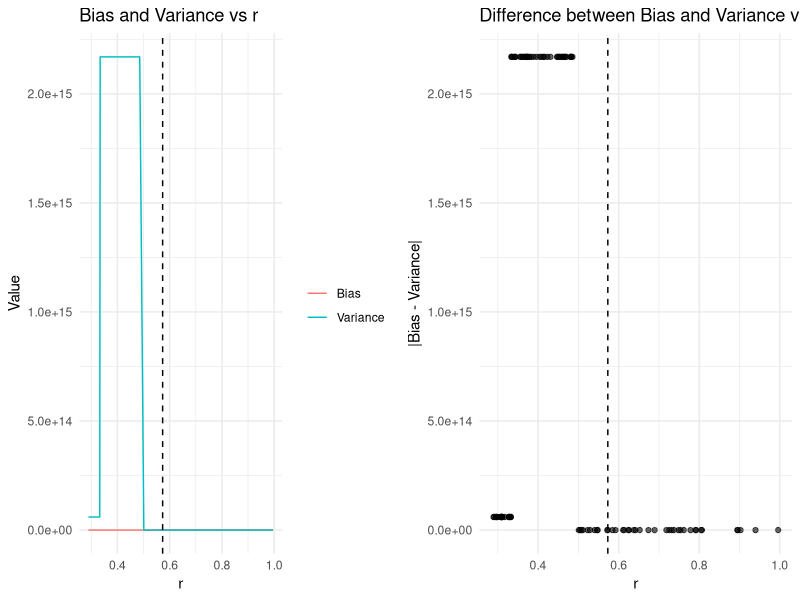

The R script that drew this image:
## ---- chunk 1
knitr::opts_chunk$set(echo = TRUE)
library(MASS)
library(ggplot2)
library(dplyr)
library(gridExtra)
library(mvtnorm)
## ---- chunk 2
simulate_data <- function(n1 = 1000,   # number of target samples
                          n0 = 1000,   # number of source samples
                          d  = 2,      # dimension
                          seed = 123) {
  set.seed(seed)
  
  # --- Generate Source Data (Mixture of Gaussians) ---
  p_source <- 0.5  # mixture proportion (50% from component 1, 50% from component 2)
  
  # Means for the two components in the source mixture
  mu_source1 <- rep(0, d)
  mu_source2 <- rep(3, d)  # shift second component to separate it somewhat
  
  # Covariance matrices for the two source components (identity for simplicity)
  Sigma_source1 <- diag(d)
  Sigma_source2 <- diag(d)
  
  # Allocate memory
  source_data <- matrix(NA, nrow = n1, ncol = d)
  
  # Decide which component each observation belongs to
  z_source <- rbinom(n1, size = 1, prob = p_source)
  
  for (i in seq_len(n1)) {
    if (z_source[i] == 1) {
      source_data[i, ] <- mvrnorm(n = 1, mu = mu_source1, Sigma = Sigma_source1)
    } else {
      source_data[i, ] <- mvrnorm(n = 1, mu = mu_source2, Sigma = Sigma_source2)
    }
  }
  
  # --- Generate Target Data (Another Mixture of Gaussians) ---
  p_target <- 0.7  # mixture proportion for target data
  mu_target1 <- rep(1,  d)   # slightly different mean
  mu_target2 <- rep(-2, d)   # negative shift
  Sigma_target1 <- diag(d) * 0.5  # smaller covariance
  Sigma_target2 <- diag(d) * 2    # larger covariance
  
  # Allocate memory
  target_data <- matrix(NA, nrow = n0, ncol = d)
  
  # Mixture indicator for target distribution
  z_target <- rbinom(n0, size = 1, prob = p_target)
  
  for (i in seq_len(n0)) {
    if (z_target[i] == 1) {
      target_data[i, ] <- mvrnorm(n = 1, mu = mu_target1, Sigma = Sigma_target1)
    } else {
      target_data[i, ] <- mvrnorm(n = 1, mu = mu_target2, Sigma = Sigma_target2)
    }
  }
  
  # Return both datasets
  list(
    source = source_data,
    target = target_data
  )
}

# Example Usage
target_sample_n = 800
source_sample_n = 1000
dimension = 2
sim_data <- simulate_data(n1 = source_sample_n, n0 = target_sample_n, d = dimension, seed = 123)
source_data <- sim_data$source
target_data <- sim_data$target

## ---- chunk 3
# Visualize high dimensional data
## ---- chunk 4
target_sample_n = 800
source_sample_n = 1000
min_sample = min(target_sample_n, source_sample_n)
# Choose parameters
r = 0.5731 # we may use monte-carlo simulation
alpha = log(target_sample_n) / target_sample_n


compute_histogram_ratio <- function(x, target_data, source_data, r) {
  # x is a numeric vector of length d
  # target_data: n0 x d
  # source_data: n1 x d
  # r: numeric radius
  
  n0 <- nrow(target_data)
  n1 <- nrow(source_data)
  
  # Indicator sum for target_data
  # 1/ if distance <= r, 0/ otherwise
  # We'll compute Euclidean distance from x to each row in target_data
  dist_target <- apply(target_data, 1, function(xi) sqrt(sum((xi - x)^2)))
  indicators_target <- (dist_target <= r)
  numerator <- mean(indicators_target)  # (1/n0) sum_i 1(...)
  
  # Indicator sum for source_data
  dist_source <- apply(source_data, 1, function(xi) sqrt(sum((xi - x)^2)))
  indicators_source <- (dist_source <= r)
  denominator <- mean(indicators_source)  # (1/n1) sum_j 1(...)
  
  # Avoid division by zero if the denominator = 0
  if (denominator == 0) {
    ratio <- Inf  # or define a small offset to avoid Inf, e.g. ratio <- numerator / (denominator + 1e-10)
  } else {
    ratio <- numerator / denominator
  }
  
  return(ratio)
}


## ---- chunk 5
# Get parameters for source
source_params <- list(
  mu1 = mean(source_data[,1]),
  sigma1 = sd(source_data[,1]),
  mu2 = mean(source_data[,2]),
  sigma2 = sd(source_data[,2])
  )

# Get parameters for target
target_params <- list(
  mu1 = mean(target_data[,1]),
  sigma1 = sd(target_data[,1]),
  mu2 = mean(target_data[,2]),
  sigma2 = sd(target_data[,2])
  )

# How to arbitrarily choose r(How the Kpotufe does)
# Load necessary libraries


# Function to compute true density ratio
# This needs to be defined based on your data generation process
# For example, if both source and target are mixtures of Gaussians:
compute_true_density_ratio <- function(x, source_params, target_params) {
  # x: matrix of points where to compute the ratio
  # source_params and target_params: list containing means and covariances
  # Assuming both source and target are mixtures of two Gaussians

  # Source density
  p_source <- 0.5 * dmvnorm(x, mean = source_params$mu1, sigma = source_params$sigma1) +
              0.5 * dmvnorm(x, mean = source_params$mu2, sigma = source_params$sigma2)

  # Target density
  p_target <- 0.5 * dmvnorm(x, mean = target_params$mu1, sigma = target_params$sigma1) +
              0.5 * dmvnorm(x, mean = target_params$mu2, sigma = target_params$sigma2)

  # Avoid division by zero
  p_source[p_source == 0] <- 1e-10

  # Density ratio
  omega_true <- p_target / p_source
  return(omega_true)
}

# Function to compute histograms and estimate density ratios
estimate_density_ratio_histogram <- function(source_data, target_data, r, d, num_bins) {
  # Create bin edges based on r
  # Assuming data is scaled to [0,1] in each dimension
  bin_edges <- seq(0, 1, by = r)

  # Function to assign data points to bins
  assign_bins <- function(data, bin_edges) {
    apply(data, 2, function(x) cut(x, breaks = bin_edges, include.lowest = TRUE, labels = FALSE))
  }

  # Assign bins
  source_bins <- assign_bins(source_data, bin_edges)
  target_bins <- assign_bins(target_data, bin_edges)

  # Convert multi-dimensional bins to single indices
  source_indices <- apply(source_bins, 1, function(row) paste(row, collapse = "-"))
  target_indices <- apply(target_bins, 1, function(row) paste(row, collapse = "-"))

  # Count occurrences in each bin
  source_counts <- table(factor(source_indices, levels = unique(c(source_indices, target_indices))))
  target_counts <- table(factor(target_indices, levels = unique(c(source_indices, target_indices))))

  # Convert counts to density estimates
  p_source_hat <- as.numeric(source_counts) / length(source_data[,1])
  p_target_hat <- as.numeric(target_counts) / length(target_data[,1])

  # Avoid division by zero
  p_source_hat[p_source_hat == 0] <- 1e-10

  # Estimated density ratio
  omega_hat <- p_target_hat / p_source_hat

  return(list(omega_hat = omega_hat, source_counts = source_counts, target_counts = target_counts))
}

# Main function to select optimal r
select_optimal_r <- function(source_data, target_data, d, n0, n1,
                             beta_samples = 100, num_bins = NULL, seed = 123,
                             source_params = NULL, target_params = NULL) {
  set.seed(seed)

  # Normalize data to [0,1] in each dimension for simplicity
  normalize_data <- function(data) {
    apply(data, 2, function(x) (x - min(x)) / (max(x) - min(x)))
  }

  source_data_norm <- normalize_data(source_data)
  target_data_norm <- normalize_data(target_data)

  # If num_bins is not provided, set it based on r
  # We'll compute r based on beta, so num_bins will be 1/r
  # To ensure integer bins, we'll adjust accordingly

  # Sample beta's uniformly from (0,1]
  beta_values <- runif(beta_samples, min = 1e-3, max = 1 + 1e-15)  # Avoid exactly 0

  # Compute r for each beta
  min_n <- min(n0, n1)
  log_min_n <- log(min_n)

  r_values <- (log_min_n / min_n)^(beta_values / (2 * beta_values + d))

  # Initialize vectors to store bias and variance
  bias_values <- numeric(beta_samples)
  variance_values <- numeric(beta_samples)

  # Loop over each beta and compute bias and variance
  for (i in 1:beta_samples) {
    beta <- beta_values[i]
    r <- r_values[i]

    # Compute number of bins per dimension
    # Assuming r is the bin width, number of bins = ceiling(1 / r)
    bins_per_dim <- ceiling(1 / r)

    # Avoid extremely large number of bins
    if (bins_per_dim > 50) {  # Arbitrary limit
      bins_per_dim <- 50
    }

    # Adjust r based on bins_per_dim
    r_adj <- 1 / bins_per_dim

    # Estimate density ratios using histogram
    hist_est <- estimate_density_ratio_histogram(source_data_norm, target_data_norm, r_adj, d, num_bins = bins_per_dim)
    omega_hat <- hist_est$omega_hat

    # Compute bias and variance
    # To compute bias and variance, we need the true omega at each bin
    # We'll approximate the bin centers
    # Generate all possible bin centers
    grid_list <- replicate(d, seq(r_adj/2, 1 - r_adj/2, by = r_adj), simplify = FALSE)
    grid <- expand.grid(grid_list)

    # Compute true omega at each bin center
    omega_true <- compute_true_density_ratio(as.matrix(grid), source_params, target_params)

    # Compute estimated omega at each bin
    # Map histogram omega_hat to grid
    # Assuming the bins are ordered consistently
    # Compute bias: |omega_hat - omega_true|
    bias <- mean(abs(omega_hat - omega_true))

    # Compute variance: variance of omega_hat
    variance <- var(omega_hat)

    bias_values[i] <- bias
    variance_values[i] <- variance
  }

  # Find the r where bias is approximately equal to variance
  # Compute the absolute difference between bias and variance
  diff_bv <- abs(bias_values - variance_values)

  # Find the index with the minimum difference
  optimal_index <- which.min(diff_bv)

  optimal_r <- r_values[optimal_index]
  optimal_beta <- beta_values[optimal_index]
  optimal_bias <- bias_values[optimal_index]
  optimal_variance <- variance_values[optimal_index]

  # Optionally, plot bias and variance vs r
  plot_df <- data.frame(
    r = r_values,
    bias = bias_values,
    variance = variance_values,
    diff = diff_bv
  )

  p1 <- ggplot(plot_df, aes(x = r)) +
    geom_line(aes(y = bias, color = "Bias")) +
    geom_line(aes(y = variance, color = "Variance")) +
    geom_vline(xintercept = optimal_r, linetype = "dashed", color = "black") +
    labs(title = "Bias and Variance vs r",
         x = "r",
         y = "Value",
         color = "") +
    theme_minimal()

  p2 <- ggplot(plot_df, aes(x = r, y = diff)) +
    geom_point(alpha = 0.6) +
    geom_vline(xintercept = optimal_r, linetype = "dashed", color = "black") +
    labs(title = "Difference between Bias and Variance vs r",
         x = "r",
         y = "|Bias - Variance|") +
    theme_minimal()

  grid.arrange(p1, p2, ncol = 2)

  # Return the optimal r and related information
  return(list(
    optimal_r = optimal_r,
    optimal_beta = optimal_beta,
    bias = optimal_bias,
    variance = optimal_variance,
    all_r = r_values,
    all_bias = bias_values,
    all_variance = variance_values
  ))
}

# Example Usage

# Define source and target parameters for true density ratio computation
# Example: both are mixtures of two Gaussians
source_params <- list(
  mu1 = c(0, 0),
  sigma1 = diag(2),
  mu2 = c(3, 3),
  sigma2 = diag(2)
)

target_params <- list(
  mu1 = c(1, 1),
  sigma1 = diag(2) * 0.5,
  mu2 = c(-2, -2),
  sigma2 = diag(2) * 2
)

# Simulate data using the previously defined simulate_data function
simulate_data <- function(n0 = 1000, n1 = 1000, d = 2, seed = 123) {
  set.seed(seed)

  # Source Data
  source_data <- rbind(
    mvrnorm(n = n0 / 2, mu = source_params$mu1, Sigma = source_params$sigma1),
    mvrnorm(n = n0 / 2, mu = source_params$mu2, Sigma = source_params$sigma2)
  )

  # Target Data
  target_data <- rbind(
    mvrnorm(n = n1 / 2, mu = target_params$mu1, Sigma = target_params$sigma1),
    mvrnorm(n = n1 / 2, mu = target_params$mu2, Sigma = target_params$sigma2)
  )

  list(source = source_data, target = target_data)
}

# Generate simulated data
sim_data <- simulate_data(n0 = 1000, n1 = 1000, d = 2, seed = 123)
source_data <- sim_data$source
target_data <- sim_data$target

# Select optimal r
optimal_selection <- select_optimal_r(source_data, target_data, d = 2,
                                     n0 = 1000, n1 = 1000,
                                     beta_samples = 100, num_bins = NULL, seed = 123,
                                     source_params = source_params,
                                     target_params = target_params)
